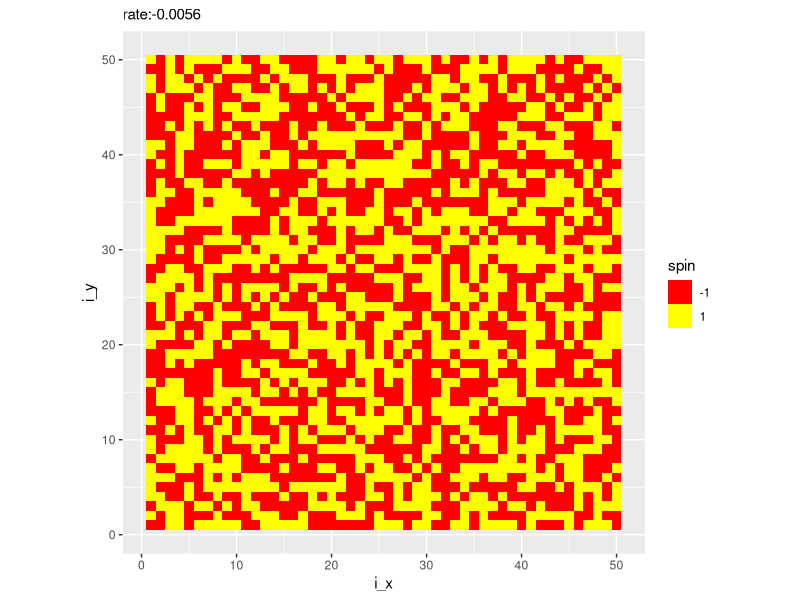
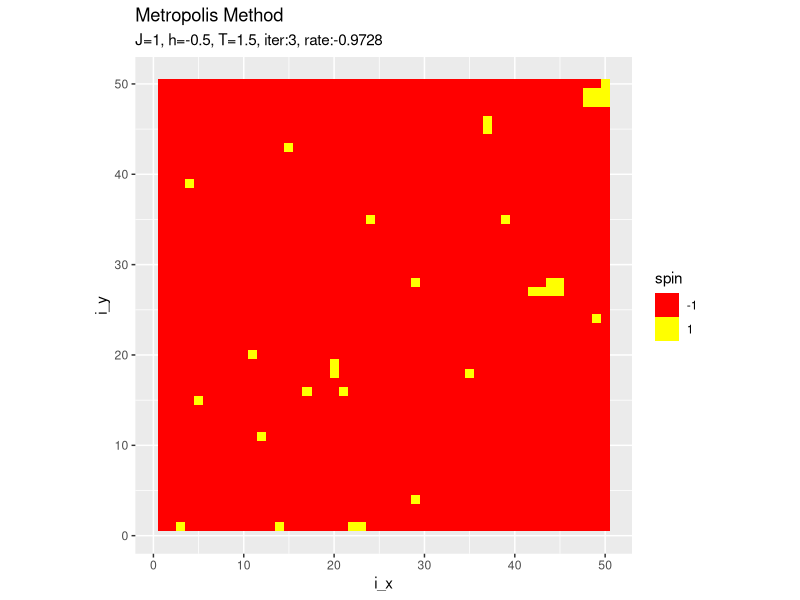
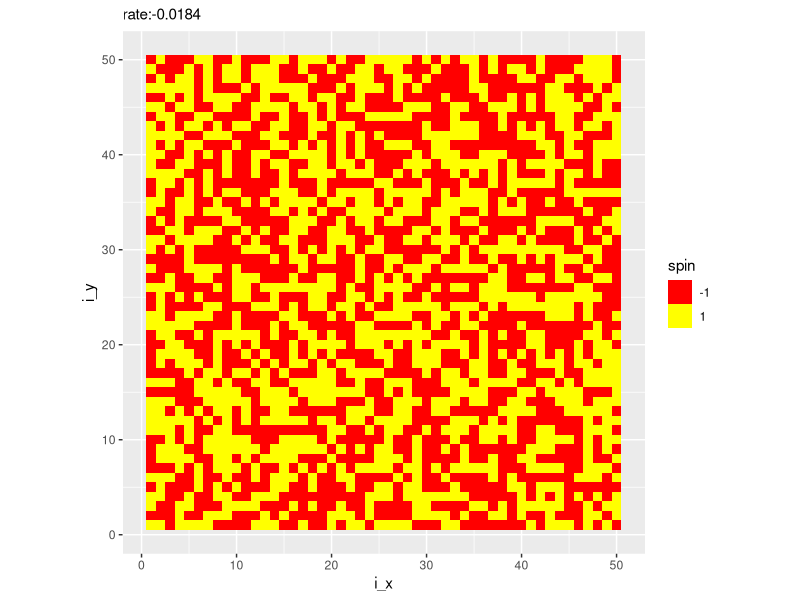
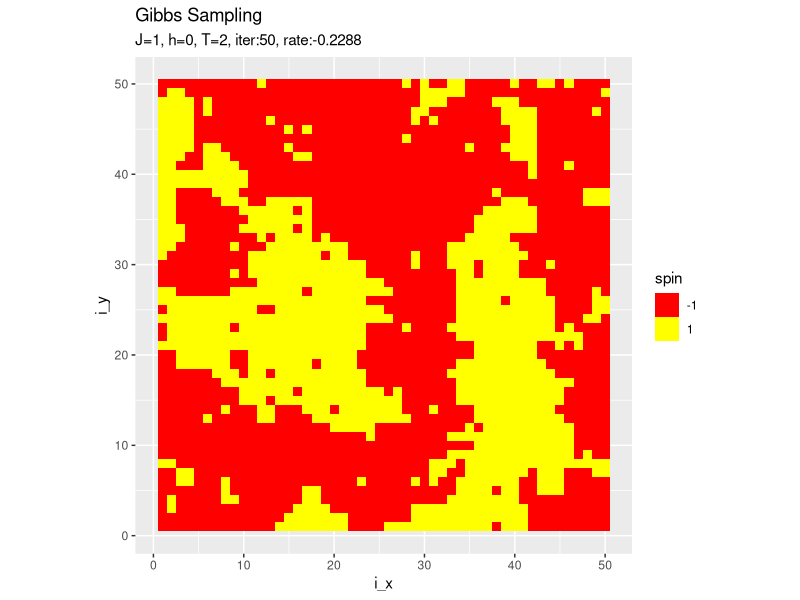
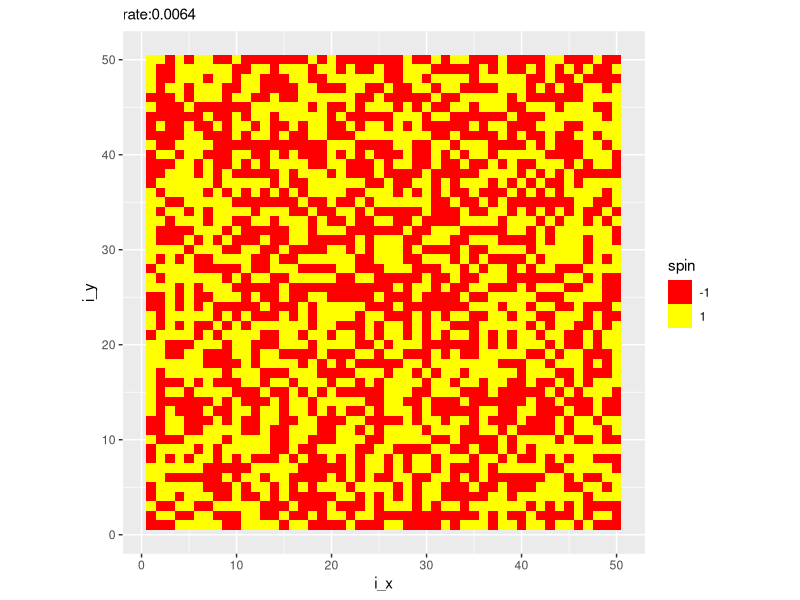
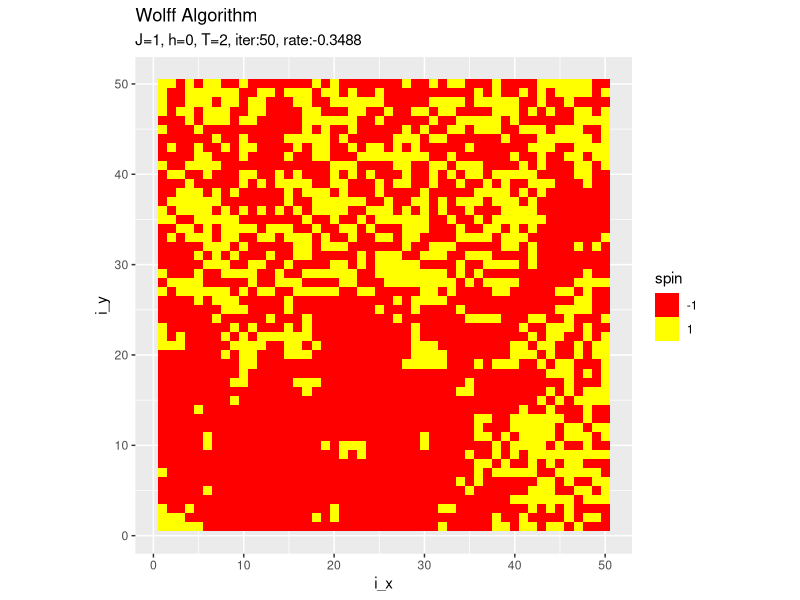

Write R code to recreate these figures, in order.

# Chapter 7 マルコフ連鎖モンテカルロ法の応用例 ---------------------------------------------

# 7.2 イジング模型 ---------------------------------------------------------------

# 7.2.1 メトロポリス法 -----------------------------------------------------------

# 7.2.1項で利用するパッケージ
library(tidyverse)
library(gganimate)


### 関数定義 -----

# エネルギーの計算関数を作成:式(7.45)
fn_E <- function(spin_mat, J = 1, h = 0) {
  # 1辺のスピン数を取得
  N <- nrow(spin_mat)
  
  # 変数を初期化
  sum_s_i <- 0  # 全てのスピンの和
  sum_s_ij <- 0 # 隣接する全ての組み合わせのスピンの積の和
  
  # 列インデックスを順番に生成
  for(i_x in 1:N) {
    # 右隣のインデックスを取得
    i_x_plus <- i_x + 1
    
    # 行インデックスを順番に生成
    for(i_y in 1:N) {
      # 下隣のインデックスを取得
      i_y_plus <- i_y + 1
      
      # i番目のスピンを加算
      sum_s_i <- sum_s_i + spin_mat[i_y, i_x]
      
      # i番目と右隣のスピンとの積を加算
      if(i_x < N) { # N列目のとき右隣はない
        sum_s_ij <- sum_s_ij + spin_mat[i_y, i_x] * spin_mat[i_y, i_x_plus]
      }
      
      # i番目と下隣のスピンとの積を加算
      if(i_y < N) { # N行目のとき下隣はない
        sum_s_ij <- sum_s_ij + spin_mat[i_y, i_x] * spin_mat[i_y_plus, i_x]
      }
    }
  }
  
  # エネルギーを計算:式(7.45)
  energy <- - J * sum_s_ij - h * sum_s_i
  return(energy)
}

# エネルギーの計算関数を作成:式(7.49)
fn_simpleE <- function(spin_mat, J = 1, h = 0) {
  # 1辺のスピン数を取得
  N <- nrow(spin_mat)
  
  # 隣接する全ての組み合わせのスピンの積の和を初期化
  sum_s_ij <- 0
  
  # i番目と右隣のスピンとの積を加算
  if(i_x < N) { # N列目のとき右隣はない
    sum_s_ij <- sum_s_ij + spin_mat[i_y, i_x] * spin_mat[i_y, i_x + 1]
  }
  
  # i番目と下隣のスピンとの積を加算
  if(i_y < N) { # N行目のとき下隣はない
    sum_s_ij <- sum_s_ij + spin_mat[i_y, i_x] * spin_mat[i_y + 1, i_x]
  }

  # i番目と左隣のスピンとの積を加算
  if(i_x > 1) { # N列目のとき左隣はない
    sum_s_ij <- sum_s_ij + spin_mat[i_y, i_x] * spin_mat[i_y, i_x - 1]
  }
  
  # i番目と上隣のスピンとの積を加算
  if(i_y > 1) { # N行目のとき上隣はない
    sum_s_ij <- sum_s_ij + spin_mat[i_y, i_x] * spin_mat[i_y - 1, i_x]
  }
  
  # エネルギーを計算:式(7.45)
  energy <- - J * sum_s_ij - h * spin_mat[i_y, i_x]
  return(energy)
}


### 初期値の設定 -----

# 1辺のスピン数を指定
N <- 50

# スピンのマトリクスを初期化
spin_mat <- matrix(sample(x = c(-1, 1), size = N^2, replace = TRUE), nrow = N, ncol = N)

# 作図用にスピンのデータフレームを作成
spin_df <- tibble(
  i_y = rep(1:N, times = N), 
  i_x = rep(1:N, each = N), 
  spin = as.vector(spin_mat), 
  label = as.factor(paste0("iter:", 0, ", rate:", sum(spin_mat) / N^2))
)

# 初期値を作図
ggplot(spin_df, aes(x = i_x, y = i_y, fill = spin)) + 
  geom_tile() + # ヒートマップ
  scale_fill_gradient(low = "red", high = "yellow", 
                      breaks = c(-1, 1), guide = guide_legend()) + # タイルの色
  coord_fixed(ratio = 1) + # アスペクト比
  labs(subtitle = paste0("rate:", sum(spin_mat) / N^2))


### メトロポリス法によるシミュレーション -----

# パラメータを指定
J <- 1
h <- -0.5
temperature <- 1.5

# 最大試行回数を指定
max_iter <- 50

# 試行回数を初期化
iter <- 0

# メトロポリス法
while(abs(sum(spin_mat)) / N^2 < 0.9) { # 指定したレートに達するまで
  # 試行回数を加算
  iter <- iter + 1

  # 更新するスピン番号を生成
  i_vec <- 1:N^2 # 順番に選択
  #i_vec <- sample(1:N^2, size = N^2, replace = FALSE) # 順番をランダムに選択
  #i_vec <- sample(1:N^2, size = N^2, replace = TRUE) # ランダムに選択
  
  # 1試行における更新回数を初期化
  n_accept <- 0
  
  # 配位を更新
  for(i in i_vec) {
    # スピンのインデックスを計算
    i_y <- ifelse(i %% N == 0, yes = N, no = i %% N) # 行番号
    i_x <- (i - 1) %/% N + 1 # 列番号
    
    # エネルギーを計算:式(7.49)
    energy <- fn_simpleE(spin_mat, J, h)
    
    # i番目のスピンを反転させたマトリクスを作成
    spin_dash_mat <- spin_mat
    spin_dash_mat[i_y, i_x] <- spin_dash_mat[i_y, i_x] * (-1)
    
    # エネルギーを計算:式(7.49)
    energy_dash <- fn_simpleE(spin_dash_mat, J, h)
    
    # 判定用の確率値を計算:式(4.46')
    prob <- exp((energy - energy_dash) / temperature)
    
    # テスト値を生成
    metropolis <- runif(n = 1, min = 0, max = 1)
    
    # メトロポリステストにより配位を更新
    if(prob > metropolis) {
      # スピンを更新
      spin_mat <- spin_dash_mat
      
      # 更新回数を加算
      n_accept <- n_accept + 1
    }
    
  }
  
  # スピンのデータフレームを作成
  tmp_spin_df <- tibble(
    i_y = rep(1:N, times = N), 
    i_x = rep(1:N, each = N), 
    spin = as.vector(spin_mat), 
    label = as.factor(paste0(
      "J=", J, ", h=", h, ", T=", temperature, 
      ", iter:", iter, ", rate:", sum(spin_mat) / N^2
    ))
  )
  
  # 結果を結合
  spin_df <- rbind(spin_df, tmp_spin_df)
  
  # 途中経過を表示
  print(paste0("iter:", iter, ", accept:", n_accept, ", rate:", sum(spin_mat) / N^2))
  
  # 最大回数に達したら終了
  if(iter == max_iter) break
}

# 最終結果を作図
ggplot(tmp_spin_df, aes(x = i_x, y = i_y, fill = spin)) + 
  geom_tile() + # ヒートマップ
  scale_fill_gradient(low = "red", high = "yellow", 
                      breaks = c(-1, 1), guide = guide_legend()) + # タイルの色
  coord_fixed(ratio = 1) + # アスペクト比
  labs(title = "Metropolis Method", 
       subtitle = paste0("J=", J, ", h=", h, ", T=", temperature, 
                         ", iter:", iter, ", rate:", sum(spin_mat) / N^2))


### アニメーションの作成 -----

# アニメーション用のグラフを作成
graph <- ggplot(spin_df, aes(x = i_x, y = i_y, fill = spin)) + 
  geom_tile() + # ヒートマップ
  scale_fill_gradient(low = "red", high = "yellow", 
                      breaks = c(-1, 1), guide = guide_legend()) + # タイルの色
  coord_fixed(ratio = 1) + # アスペクト比
  gganimate::transition_manual(label) + # フレーム
  labs(title = "Metropolis Method", 
       subtitle = "{current_frame}")

# gif画像を出力
gganimate::animate(graph, nframes = iter + 1, fps = 10)



# 7.2.2 ギブスサンプリング ---------------------------------------------------------

# 7.2.2項で利用するパッケージ
library(tidyverse)
library(gganimate)


### 関数定義 -----

# エネルギーの計算関数を作成:式(7.45)
fn_E <- function(spin_mat, J = 1, h = 0) {
  # 1辺のスピン数を取得
  N <- nrow(spin_mat)
  
  # 全てのスピンの和
  sum_s_i <- sum(spin_mat)
  
  # 右隣のスピンとの積の和
  sum_s_ij_x <- sum(spin_mat[, -N] * spin_mat[, -1])
  
  # 下隣のスピンとの積の和
  sum_s_ij_y <- sum(spin_mat[-1, ] * spin_mat[-N, ])
  
  # エネルギーを計算:式(7.45)
  energy <- - J * (sum_s_ij_x + sum_s_ij_y) - h * sum_s_i
  return(energy)
}


### 初期値の設定 -----

# 1辺のスピン数を指定
N <- 50

# スピンのマトリクスを初期化
spin_mat <- matrix(sample(x = c(-1, 1), size = N^2, replace = TRUE), nrow = N, ncol = N)

# 作図用にスピンのデータフレームを作成
spin_df <- tibble(
  i_y = rep(1:N, times = N), 
  i_x = rep(1:N, each = N), 
  spin = as.vector(spin_mat), 
  label = as.factor(paste0("iter:", 0, ", rate:", sum(spin_mat) / N^2))
)

# 初期値を作図
ggplot(spin_df, aes(x = i_x, y = i_y, fill = spin)) + 
  geom_tile() + # ヒートマップ
  scale_fill_gradient(low = "red", high = "yellow", 
                      breaks = c(-1, 1), guide = guide_legend()) + # タイルの色
  coord_fixed(ratio = 1) + # アスペクト比
  labs(subtitle = paste0("rate:", sum(spin_mat) / N^2))


### ギブスサンプリングによるシミュレーション -----

# パラメータを指定
J <- 1
h <- 0
temperature <- 2

# 最大試行回数を指定
max_iter <- 50

# 試行回数を初期化
iter <- 0

# ギブスサンプリング
while(abs(sum(spin_mat)) / N^2 < 0.9) { # 指定したレートに達するまで
  # 試行回数を加算
  iter <- iter + 1
  
  # 更新するスピン番号を生成
  i_vec <- 1:N^2 # 順番に選択
  #i_vec <- sample(1:N^2, size = N^2, replace = FALSE) # 順番をランダムに選択
  #i_vec <- sample(1:N^2, size = N^2, replace = TRUE) # ランダムに選択
  
  # 配位を更新
  for(i in i_vec) {
    # スピンのインデックスを計算
    i_y <- ifelse(i %% N == 0, yes = N, no = i %% N) # 行番号
    i_x <- (i - 1) %/% N + 1 # 列番号
    
    # i番目のスピンを反転させたマトリクスを作成
    spin_plus_mat <- spin_mat
    spin_plus_mat[i_y, i_x] <- 1
    spin_minus_mat <- spin_mat
    spin_minus_mat[i_y, i_x] <- -1
    
    # エネルギーを計算:式(7.45)と式(7.46)の分子の指数部分
    energy_plus  <- - fn_E(spin_plus_mat, J, h) / temperature
    energy_minus <- - fn_E(spin_minus_mat, J, h) / temperature
    
    # エネルギーの指数を計算:式(7.46)の分子
    if(max(energy_plus, energy_minus) > 700) {
      # 最大値を取得
      max_energy <- max(energy_plus, energy_minus)
      
      # オーバーフロー対策
      exp_energy_plus  <- exp(energy_plus - max_energy)
      exp_energy_minus <- exp(energy_minus - max_energy)
    } else if(min(energy_plus, energy_minus) < - 700) {
      # 最小値を取得
      min_energy <- min(energy_plus, energy_minus)
      
      # アンダーフロー対策
      exp_energy_plus  <- exp(energy_plus - min_energy)
      exp_energy_minus <- exp(energy_minus - min_energy)
    } else {
      exp_energy_plus  <- exp(energy_plus)
      exp_energy_minus <- exp(energy_minus)
    }
    
    # 確率を計算:式(7.46)
    p_plus <- exp_energy_plus / (exp_energy_plus + exp_energy_minus)
    p_minus <- exp_energy_minus / (exp_energy_plus + exp_energy_minus)
    
    # 確率に従いスピンを更新
    spin_mat[i_y, i_x] <- sample(c(-1, 1), size = 1, prob = c(p_minus, p_plus))
  }
  
  # スピンのデータフレームを作成
  tmp_spin_df <- tibble(
    i_y = rep(1:N, times = N), 
    i_x = rep(1:N, each = N), 
    spin = as.vector(spin_mat), 
    label = as.factor(paste0(
      "J=", J, ", h=", h, ", T=", temperature, 
      ", iter:", iter, ", rate:", sum(spin_mat) / N^2
    ))
  )
  
  # 結果を結合
  spin_df <- rbind(spin_df, tmp_spin_df)
  
  # 途中経過を表示
  print(paste0("iter:", iter, ", rate:", sum(spin_mat) / N^2))
  
  # 最大回数に達したら終了
  if(iter == max_iter) break
}

# 最終結果を作図
ggplot(tmp_spin_df, aes(x = i_x, y = i_y, fill = spin)) + 
  geom_tile() + # ヒートマップ
  scale_fill_gradient(low = "red", high = "yellow", 
                      breaks = c(-1, 1), guide = guide_legend()) + # タイルの色
  coord_fixed(ratio = 1) + # アスペクト比
  labs(title = "Gibbs Sampling", 
       subtitle = paste0("J=", J, ", h=", h, ", T=", temperature, 
                         ", iter:", iter, ", rate:", sum(spin_mat) / N^2))


### アニメーションの作成 -----

# アニメーション用のグラフを作成
graph <- ggplot(spin_df, aes(x = i_x, y = i_y, fill = spin)) + 
  geom_tile() + # ヒートマップ
  scale_fill_gradient(low = "red", high = "yellow", 
                      breaks = c(-1, 1), guide = guide_legend()) + # タイルの色
  coord_fixed(ratio = 1) + # アスペクト比
  gganimate::transition_manual(label) + # フレーム
  labs(title = "Gibbs Sampling", 
       subtitle = "{current_frame}")

# gif画像を出力
gganimate::animate(graph, nframes = iter + 1, fps = 10)


# 7.2.5 Wolffのアルゴリズム ------------------------------------------------------------

# 7.2.5項で利用するパッケージ
library(tidyverse)
library(gganimate)


### 初期値の設定 -----

# 1辺のスピン数を指定
N <- 50

# スピンのマトリクスを初期化
spin_mat <- matrix(sample(x = c(-1, 1), size = N^2, replace = TRUE), nrow = N, ncol = N)

# 作図用にスピンのデータフレームを作成
spin_df <- tibble(
  i_y = rep(1:N, times = N), 
  i_x = rep(1:N, each = N), 
  spin = as.vector(spin_mat), 
  label = as.factor(paste0(
    "iter:", 0, ", rate:", sum(spin_mat) / N^2
  ))
)

# 初期値を作図
ggplot(spin_df, aes(x = i_x, y = i_y, fill = spin)) + 
  geom_tile() + # ヒートマップ
  scale_fill_gradient(low = "red", high = "yellow", 
                      breaks = c(-1, 1), guide = guide_legend()) + # タイルの色
  coord_fixed(ratio = 1) + # アスペクト比
  labs(subtitle = paste0("rate:", sum(spin_mat) / N^2))


### Wolffのアルゴリズムによるシミュレーション -----

# パラメータを指定
J <- 1
h <- 0
temperature <- 2

# クラスタの追加判定用の確率値を計算
prob <- 1 - exp(-2 * J / temperature)

# 最大試行回数を指定
max_iter <- 50

# 試行回数を初期化
iter <- 0

# Wolffアルゴリズム
while(abs(sum(spin_mat)) / N^2 < 0.9) { # 指定したレートに達するまで
  # 試行回数を加算
  iter <- iter + 1

  # クラスタのマトリクスを初期化
  cluster_mat <- matrix(1, nrow = N, ncol = N)
  
  # クラスタの起点となるスピンのインデックスを生成
  i_y <- sample(x = 1:N, size = 1)
  i_x <- sample(x = 1:N, size = 1)
  
  # 起点のクラスタを設定
  cluster_mat[i_y, i_x] <- 0
  
  # 起点のクラスタのスピンを取得
  spin_cluster <- spin_mat[i_y, i_x]
  
  # クラスタのインデックスを記録
  cluster_idx_mat <- matrix(c(i_y, i_x), nrow = 1, ncol = 2)
  
  # クラスタ数を初期化
  n_cluster <- 1
  
  # 処理済みのクラスタ数を初期化
  k <- 0
  
  # 配位を更新
  while(k < n_cluster) {
    # 処理済みのクラスタ数を加算
    k <- k + 1
    
    # クラスタのインデックスを取得
    i_y <- cluster_idx_mat[k, 1]
    i_x <- cluster_idx_mat[k, 2]
    
    # 隣接するインデックスを計算
    i_y_plus <- i_y + 1
    i_x_plus <- i_x + 1
    i_y_minus <- i_y - 1
    i_x_minus <- i_x - 1
    
    # 上隣を処理
    if(i_y_minus >= 1) { # 枠内である
      if(spin_mat[i_y_minus, i_x] == spin_cluster) { # 現クラスタと同じスピンである
        if(cluster_mat[i_y_minus, i_x] == 1) { # 未処理である
          # 判定用の確率値を生成
          r <- runif(n = 1, min = 0, max = 1)
          if(prob > r) { # 確率で判定
            # クラスタを追加
            cluster_mat[i_y_minus, i_x] <- 0
            
            # 新たなクラスタのインデックスを記録
            cluster_idx_mat <- rbind(cluster_idx_mat, c(i_y_minus, i_x))
            
            # クラスタ数を加算
            n_cluster <- n_cluster + 1
          }
        }
      }
    }
    
    # 下隣を処理
    if(i_y_plus <= N) { # 枠内である
      if(spin_mat[i_y_plus, i_x] == spin_cluster) { # 現クラスタと同じスピンである
        if(cluster_mat[i_y_plus, i_x] == 1) { # 未処理である
          # 判定用の確率値を生成
          r <- runif(n = 1, min = 0, max = 1)
          if(prob > r) { # 確率で判定
            # クラスタを追加
            cluster_mat[i_y_plus, i_x] <- 0
            
            # 新たなクラスタのインデックスを記録
            cluster_idx_mat <- rbind(cluster_idx_mat, c(i_y_plus, i_x))
            
            # クラスタ数を加算
            n_cluster <- n_cluster + 1
          }
        }
      }
    }
    
    # 左隣を処理
    if(i_x_minus >= 1) { # 枠内である
      if(spin_mat[i_y, i_x_minus] == spin_cluster) { # 現クラスタと同じスピンである
        if(cluster_mat[i_y, i_x_minus] == 1) { # 未処理である
          # 判定用の確率値を生成
          r <- runif(n = 1, min = 0, max = 1)
          if(prob > r) { # 確率で判定
            # クラスタを追加
            cluster_mat[i_y, i_x_minus] <- 0
            
            # 新たなクラスタのインデックスを記録
            cluster_idx_mat <- rbind(cluster_idx_mat, c(i_y, i_x_minus))
            
            # クラスタ数を加算
            n_cluster <- n_cluster + 1
          }
        }
      }
    }
    
    # 右隣を処理
    if(i_x_plus <= N) { # 枠内である
      if(spin_mat[i_y, i_x_plus] == spin_cluster) { # 現クラスタと同じスピンである
        if(cluster_mat[i_y, i_x_plus] == 1) { # 未処理である
          # 判定用の確率値を生成
          r <- runif(n = 1, min = 0, max = 1)
          if(prob > r) { # 確率で判定
            # クラスタを追加
            cluster_mat[i_y, i_x_plus] <- 0
            
            # 新たなクラスタのインデックスを記録
            cluster_idx_mat <- rbind(cluster_idx_mat, c(i_y, i_x_plus))
            
            # クラスタ数を加算
            n_cluster <- n_cluster + 1
          }
        }
      }
    }
    
  }
  
  # クラスタのスピンを反転
  spin_mat[cluster_mat == 0] <- spin_cluster * (-1)
  
  # スピンのデータフレームを作成
  tmp_spin_df <- tibble(
    i_y = rep(1:N, times = N), 
    i_x = rep(1:N, each = N), 
    spin = as.vector(spin_mat), 
    label = as.factor(paste0(
      "J=", J, ", h=", h, ", T=", temperature, 
      ", iter:", iter, ", rate:", sum(spin_mat) / N^2
    ))
  )
  
  # 結果を結合
  spin_df <- rbind(spin_df, tmp_spin_df)
  
  # 結果を表示
  print(paste0("iter:", iter, ", cluster:", k, ", rate:", sum(spin_mat) / N^2))
  
  # 最大回数に達したら終了
  if(iter == max_iter) break
}

# 最終結果を作図
ggplot(tmp_spin_df, aes(x = i_x, y = i_y, fill = spin)) + 
  geom_tile() + # ヒートマップ
  scale_fill_gradient(low = "red", high = "yellow", 
                      breaks = c(-1, 1), guide = guide_legend()) + # タイルの色
  coord_fixed(ratio = 1) + # アスペクト比
  labs(title = "Wolff Algorithm", 
       subtitle = paste0("J=", J, ", h=", h, ", T=", temperature, 
                         ", iter:", iter, ", rate:", sum(spin_mat) / N^2))


### アニメーションの作成 -----

# アニメーション用のグラフを作成
graph <- ggplot(spin_df, aes(x = i_x, y = i_y, fill = spin)) + 
  geom_tile() + # ヒートマップ
  scale_fill_gradient(low = "red", high = "yellow", 
                      breaks = c(-1, 1), guide = guide_legend()) + # タイルの色
  gganimate::transition_manual(label) + 
  coord_fixed(ratio = 1) + # アスペクト比
  labs(title = "Wolff Algorithm", 
       subtitle = "{current_frame}")

# gif画像を出力
gganimate::animate(graph, nframes = iter + 1, fps = 10)
